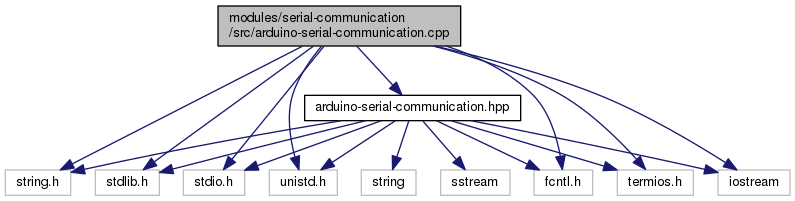
//> input picture arduino-serial-communication_8cpp__incl.png, 795 x 201 px, given in place of the camera
$ ./readcamera   (built with g++ and OpenCV 4)
//> lines starting //> are read from the running program, lines starting //| are printed output that depends on the picture
#include <iostream>
#include "opencv2/opencv.hpp"

using std::cout;
using std::cin;
using std::endl;

using namespace cv;

int main()
{
    VideoCapture cap(0);
    if (!cap.isOpened())
        return -1;

    Mat edges;
    namedWindow("edges", 1);
    for (;;)
    {
        Mat frame;
        cap >> frame;
//> frame is the input picture: 201 rows x 795 cols, CV_8UC3; mean B, G, R 239.8, 237, 237
        cvtColor(frame, edges, COLOR_BGR2GRAY);
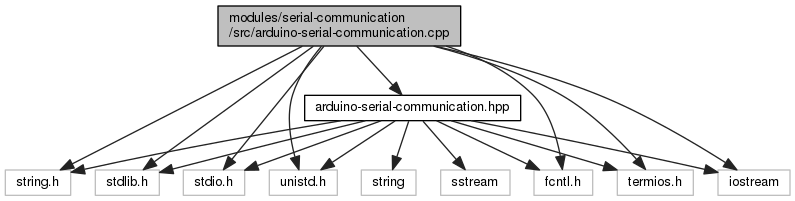
//> edges: 201 rows x 795 cols, CV_8UC1; min 0, max 255, mean 237.3
        GaussianBlur(edges, edges, Size(7,7), 1.5, 1.5);
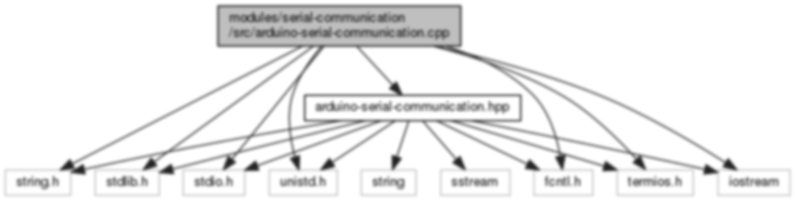
//> edges: 201 rows x 795 cols, CV_8UC1; min 35, max 255, mean 237.3
        Canny(edges, edges, 0, 30, 3);
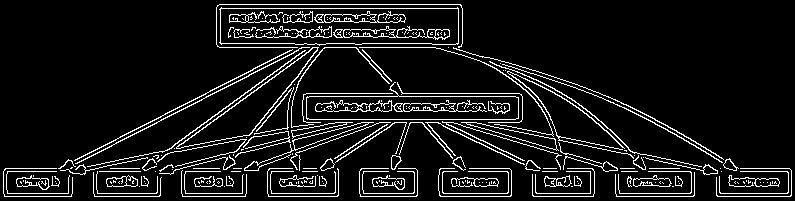
//> edges: 201 rows x 795 cols, CV_8UC1; 9% white in thin lines or dots
        imshow("edges", edges);
        if(waitKey(30) == 27) break; // exit by pressing esc, value can by found on asciitable.com under Dec column
//> the Esc key is pressed
    }
}

$ run again, on arduino-serial-communication_8hpp__dep__incl.png
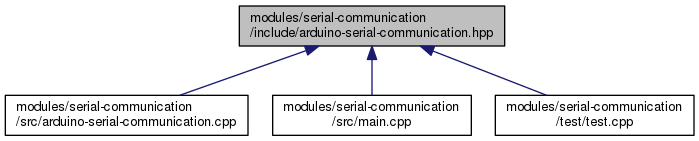
//> input picture arduino-serial-communication_8hpp__dep__incl.png, 699 x 141 px, given in place of the camera
//> frame is the input picture: 141 rows x 699 cols, CV_8UC3; mean B, G, R 231.5, 230.9, 230.9
//> `GaussianBlur(edges, edges, Size(7,7), 1.5, 1.5);`:
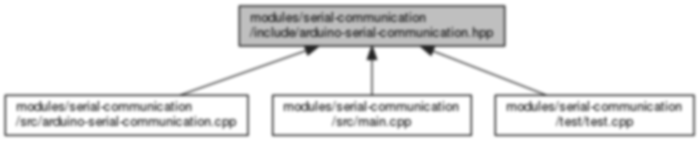
//> edges: 141 rows x 699 cols, CV_8UC1; min 35, max 255, mean 231
//> `Canny(edges, edges, 0, 30, 3);`:
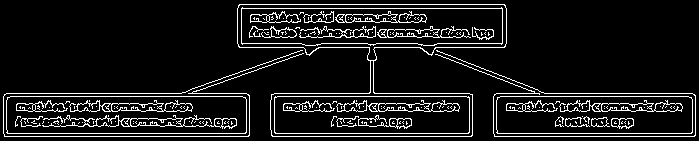
//> edges: 141 rows x 699 cols, CV_8UC1; 9.5% white in thin lines or dots

$ run again, on arduino-serial-communication_8hpp__incl.png
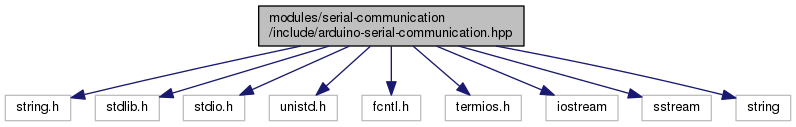
//> input picture arduino-serial-communication_8hpp__incl.png, 796 x 127 px, given in place of the camera
//> frame is the input picture: 127 rows x 796 cols, CV_8UC3; mean B, G, R 236.9, 234.8, 234.8
//> `GaussianBlur(edges, edges, Size(7,7), 1.5, 1.5);`:
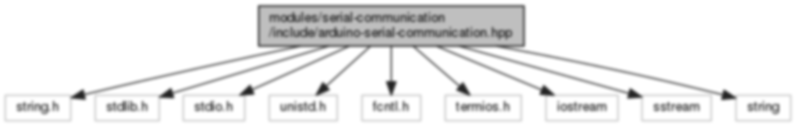
//> edges: 127 rows x 796 cols, CV_8UC1; min 35, max 255, mean 235.1
//> `Canny(edges, edges, 0, 30, 3);`:
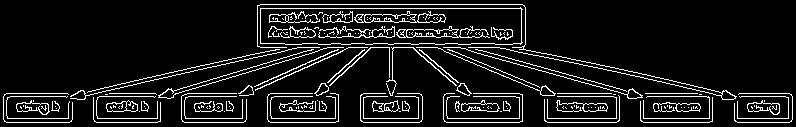
//> edges: 127 rows x 796 cols, CV_8UC1; 9.5% white in thin lines or dots
